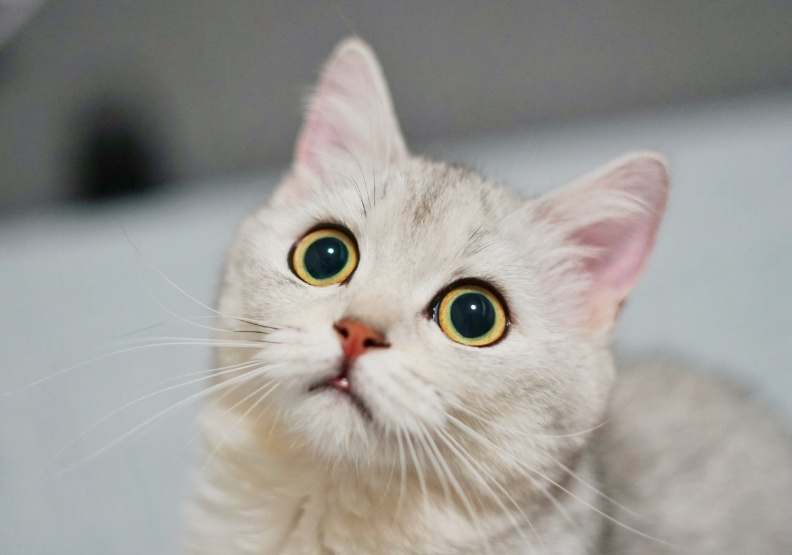
#> input picture Python/OpenCV/IMG&MP4/Cat.jpg, 792 x 555 px, found by its file name
$ python Numpy_IMG.py
#> lines starting #> are read from the running program, lines starting #| are printed output that depends on the picture
import numpy as np
import cv2

catimg = cv2.imread('D:\Coding\OpenCV\IMG&MP4\Cat.jpg') #imread 回傳的值是三維矩陣，一二維是大小，第三維是RGB顏色
#> catimg is the input picture: shape (555, 792, 3); mean B, G, R 150.2, 154.5, 156.5
#print(np.shape(img))

#用矩陣創建自定義圖像(np.uint8代表0-255的正整數)
myimg = np.empty((500,500,3),np.uint8)
for row in range(500):
    for col in range(500):
        myimg[row][col] = [np.random.randint(0,255),0,0]
# cv2.imshow('img',myimg)
# cv2.waitKey(0)

#切割圖像
newimg = catimg[:300,150:300]
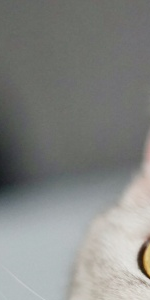
#> newimg: shape (300, 150, 3); mean B, G, R 131.1, 133.6, 132.1
cv2.imshow('img',newimg)
cv2.waitKey(0)

$ run again, with Python/OpenCV/IMG&MP4/Oriange.jpg copied over Python/OpenCV/IMG&MP4/Cat.jpg
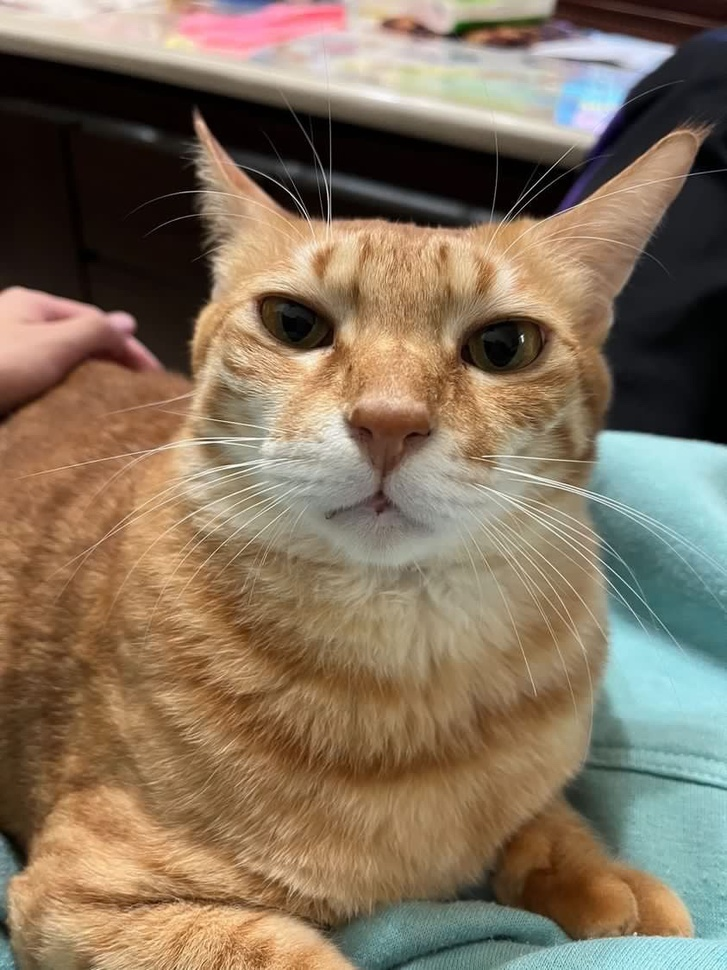
#> input picture Python/OpenCV/IMG&MP4/Oriange.jpg, 727 x 970 px, shrunk from 843 x 1124 before the run, found by its file name
#> catimg is the input picture: shape (970, 727, 3); mean B, G, R 93.7, 114.7, 132
#> `newimg = catimg[:300,150:300]`:
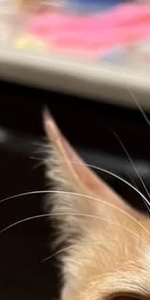
#> newimg: shape (300, 150, 3); mean B, G, R 87.9, 97.8, 122.2
